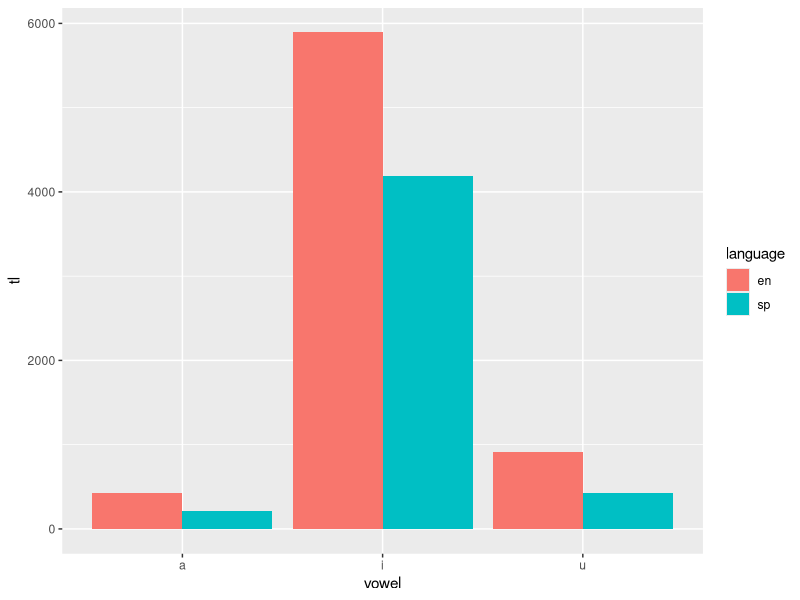
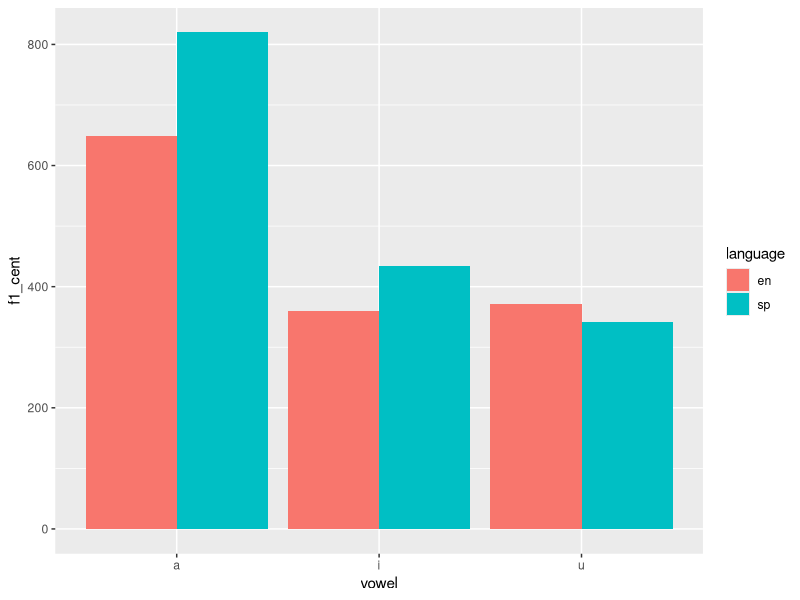
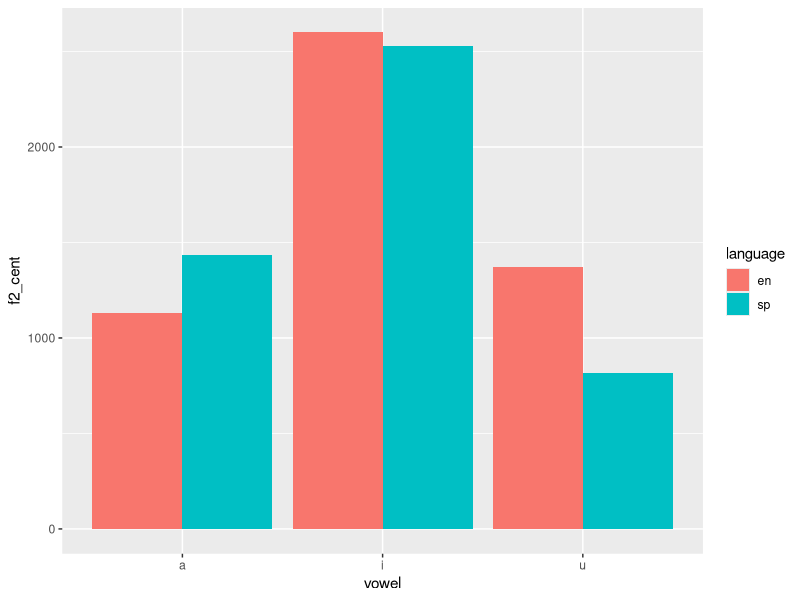
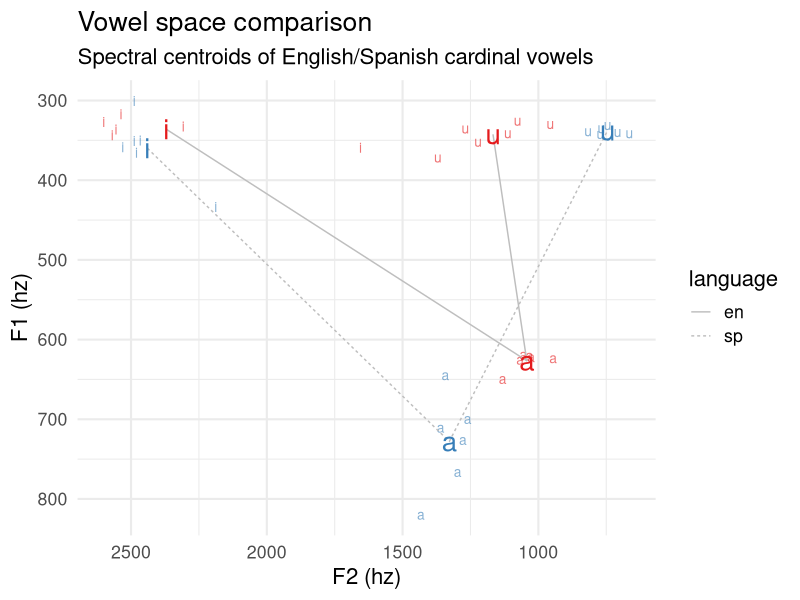

R code for these plots, in order:
## ---- chunk 1
library(tidyverse)
read_csv("data/vowel_data.csv")
## ---- chunk 2
df = read_csv("data/vowel_data.csv")
## ---- chunk 3
mean(df$f1_cent)
sd(df$f1_cent)
## ---- chunk 4
mean(df$f2_cent)
sd(df$f2_cent)
## ---- chunk 5
mean(df$tl)
sd(df$tl)
## ---- chunk 6
ggplot(df, aes(fill = language, y = tl, x = vowel)) + 
    geom_bar(position="dodge", stat="identity")
## ---- chunk 7
ggplot(df, aes(fill = language, y = f1_cent, x = vowel)) + 
    geom_bar(position="dodge", stat="identity")
## ---- chunk 8
ggplot(df, aes(fill = language, y = f2_cent, x = vowel)) + 
    geom_bar(position="dodge", stat="identity")
## ---- chunk 9
# Plot both vowel spaces together ---------------------------------------------

#
# This assumes your dataframe is called 'vowels'
# Before it will work you need to change 'eval=F' to 'eval=T'
#

vowel_means <- df %>% 
  group_by(vowel, language) %>% 
  summarize(f1_cent = mean(f1_cent), f2_cent = mean(f2_cent)) %>% 
  ungroup() %>% 
  mutate(order = case_when(vowel == "i" ~ 1, vowel == "a" ~ 2, TRUE ~ 3), 
         vowel = forcats::fct_reorder2(vowel, vowel, order)) %>% 
  arrange(order)

df %>% 
  mutate(vowel = forcats::fct_relevel(vowel, "u", "a", "i")) %>% 
  ggplot(., aes(x = f2_cent, y = f1_cent, color = language, label = vowel)) + 
    geom_text(size = 3.5, alpha = 0.6, show.legend = F) + 
    geom_path(data = vowel_means, aes(group = language, lty = language), 
              color = "grey") + 
    geom_text(data = vowel_means, show.legend = F, size = 7) + 
    scale_y_reverse() + 
    scale_x_reverse() + 
    scale_color_brewer(palette = "Set1") + 
    labs(title = "Vowel space comparison", 
         subtitle = "Spectral centroids of English/Spanish cardinal vowels", 
         y = "F1 (hz)", x = "F2 (hz)") + 
    theme_minimal(base_size = 16)

# -----------------------------------------------------------------------------
